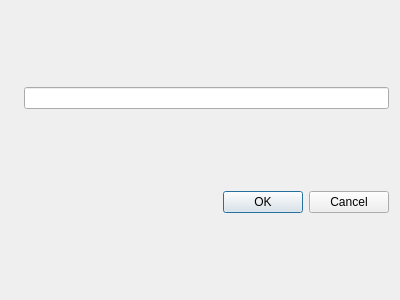
<?xml version="1.0" encoding="UTF-8"?>
<ui version="4.0">
 <class>TextInputDialog</class>
 <widget class="QDialog" name="TextInputDialog">
  <property name="windowModality">
   <enum>Qt::ApplicationModal</enum>
  </property>
  <property name="geometry">
   <rect>
    <x>0</x>
    <y>0</y>
    <width>400</width>
    <height>300</height>
   </rect>
  </property>
  <layout class="QGridLayout" name="gridLayout">
   <item row="1" column="1">
    <widget class="QDialogButtonBox" name="buttonBox">
     <property name="orientation">
      <enum>Qt::Horizontal</enum>
     </property>
     <property name="standardButtons">
      <set>QDialogButtonBox::Cancel|QDialogButtonBox::Ok</set>
     </property>
    </widget>
   </item>
   <item row="0" column="1">
    <widget class="QLineEdit" name="lineEdit"/>
   </item>
   <item row="0" column="0" alignment="Qt::AlignRight|Qt::AlignVCenter">
    <widget class="QLabel" name="label">
     <property name="buddy">
      <cstring>lineEdit</cstring>
     </property>
    </widget>
   </item>
  </layout>
 </widget>
 <resources/>
 <connections>
  <connection>
   <sender>buttonBox</sender>
   <signal>accepted()</signal>
   <receiver>TextInputDialog</receiver>
   <slot>accept()</slot>
   <hints>
    <hint type="sourcelabel">
     <x>284</x>
     <y>201</y>
    </hint>
    <hint type="destinationlabel">
     <x>157</x>
     <y>274</y>
    </hint>
   </hints>
  </connection>
  <connection>
   <sender>buttonBox</sender>
   <signal>rejected()</signal>
   <receiver>TextInputDialog</receiver>
   <slot>reject()</slot>
   <hints>
    <hint type="sourcelabel">
     <x>352</x>
     <y>207</y>
    </hint>
    <hint type="destinationlabel">
     <x>286</x>
     <y>274</y>
    </hint>
   </hints>
  </connection>
 </connections>
</ui>
